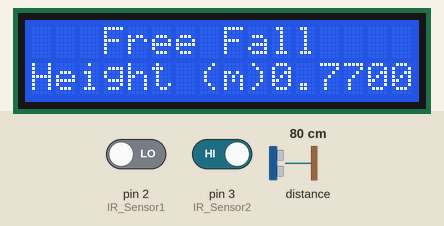
This sketch was run on a simulated Arduino Uno, built with avr-gcc and run on an emulated ATmega328P. Parts: 16×2 character LCD. Inputs (shaded band) come from the test bench; at power-on: distance to the obstacle 80 cm, pin 2 (IR_Sensor1) LOW, pin 3 (IR_Sensor2) HIGH. What the sketch prints to the serial monitor is not drawn.

Above: at 4.2 s.
4.3 s: distance to the obstacle set to 2 cm
At 5.8 s:
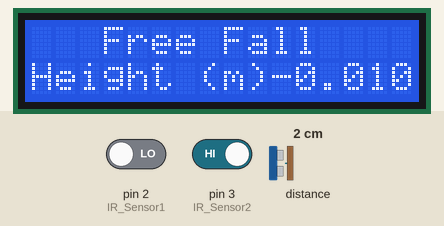
6.1 s: distance to the obstacle set to 4 cm
At 6.5 s:
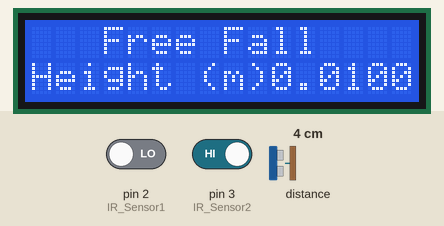
7.7 s: distance to the obstacle set to 9 cm
At 8.4 s:
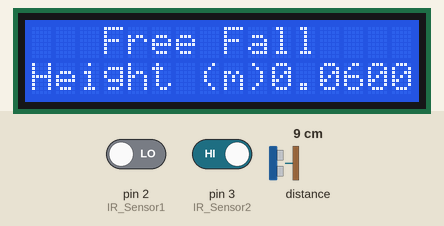
9.2 s: pin 2 (IR_Sensor1) driven HIGH and pin 3 (IR_Sensor2) driven LOW
At 9.6 s:
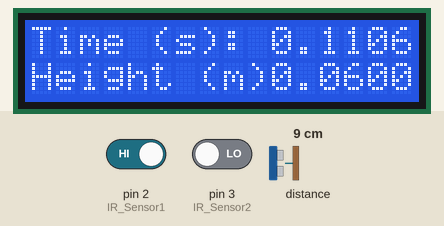
Timing chart, 0 to 11.7 s (numbered marks = the images above; inputs shaded):
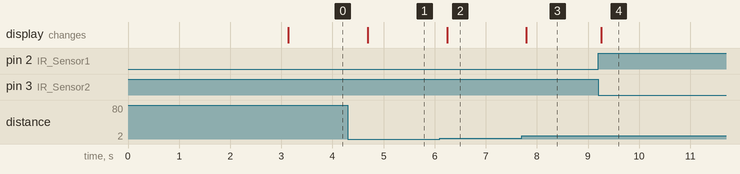

The sketch:

FreeFallall_YSC.ino
```cpp
#include <Wire.h>
#include <VL53L0X.h>
#include <LiquidCrystal_I2C.h>
#include "physics.h"  // Include the physics calculations

#define IR_Sensor1 2
#define IR_Sensor2 3
#define Ledred 13
#define Ledgreen 10
#define MAX_DISTANCE 600

TwoWire lcdWire;
VL53L0X sensor;
LiquidCrystal_I2C lcd(0x27, 16, 2);

volatile unsigned long startMicros = 0;
volatile unsigned long endMicros = 0;

volatile bool measurementComplete = false;
volatile bool firstSensorTriggered = false;
volatile bool secondSensorTriggered = false;
volatile bool bothSensorsTriggered = false;

double t; // Free-fall time

void setup() {
  pinMode(IR_Sensor1, INPUT);
  pinMode(IR_Sensor2, INPUT);

  Serial.begin(9600);

  lcd.begin(16, 2, &lcdWire);
  lcd.backlight();
  lcd.clear();
  lcd.setCursor(3, 0);
  lcd.print("Free Fall");
  lcd.setCursor(0, 1);
  lcd.print("Height (m):");
  delay(3000);

  digitalWrite(Ledgreen , HIGH);

  Wire.begin();
  sensor.init();
  sensor.setTimeout(500);

  attachInterrupt(digitalPinToInterrupt(IR_Sensor1), ISR_IR_Sensor1, CHANGE);
  attachInterrupt(digitalPinToInterrupt(IR_Sensor2), ISR_IR_Sensor2, CHANGE);
}

void loop() {
  static unsigned long lastUpdateTime = 0;
  static const unsigned long updateInterval = 500; // Update every 500 ms

  unsigned long currentTime = millis();

  int distance_mm = sensor.readRangeSingleMillimeters();
  float distance_m = distance_mm / 1000.0;
  float distance_m_fig = distance_m - 0.03;  // Adjust for sensor offset

  if (currentTime - lastUpdateTime >= updateInterval) {
    if (!measurementComplete) {
      updateLCD(distance_m_fig);
    }
    lastUpdateTime = currentTime;
  }

  t = calculateFreeFallTime(distance_m_fig);

  if (measurementComplete) {
    lcd.clear();
    lcd.setCursor(0, 0);
    lcd.print("Time (s):");
    lcd.setCursor(10, 0);
    lcd.print(t, 4);

    if (bothSensorsTriggered) {
      lcd.setCursor(0, 1);
      lcd.print("Height (m):");
      lcd.setCursor(10, 1);
      lcd.print(distance_m_fig , 4);

      delay(2000); // Delay after both sensors triggered
      bothSensorsTriggered = false; // Reset the flag
    }

    measurementComplete = false;
    firstSensorTriggered = false;
    secondSensorTriggered = false;
    digitalWrite(Ledgreen , HIGH); // Reset LED state
  }
}

void ISR_IR_Sensor1() {
  if (digitalRead(IR_Sensor1) == HIGH) {
    startMicros = micros();
    firstSensorTriggered = true;
    digitalWrite(Ledred , HIGH);
    digitalWrite(Ledgreen , LOW);
    if (firstSensorTriggered && secondSensorTriggered) {
      bothSensorsTriggered = true;
    }
  }
}

void ISR_IR_Sensor2() {
  if (digitalRead(IR_Sensor2) == LOW) {
    if (firstSensorTriggered) {
      endMicros = micros();
      measurementComplete = true;
      digitalWrite(Ledred , LOW);
      digitalWrite(Ledgreen , HIGH);
      secondSensorTriggered = true;
      if (firstSensorTriggered && secondSensorTriggered) {
        bothSensorsTriggered = true;
      }
    }
  }
}

void updateLCD(float distance_m_fig) {
  lcd.setCursor(0, 1);
  lcd.print("Height (m):");
  lcd.setCursor(10, 1);
  lcd.print(distance_m_fig , 4);

  Serial.print("Height (m):");
  Serial.println(distance_m_fig, 4);
}
```

physics.cpp
```cpp
#include "physics.h"
#include <math.h>

const double g = 9.81; // Gravity constant

double calculateFreeFallTime(double height) {
    return sqrt((2 * height) / g);
}
```

physics.h
```cpp
#ifndef PHYSICS_H
#define PHYSICS_H

extern const double g; // Gravity constant

double calculateFreeFallTime(double height);

#endif
```

Measured:
- after the input at 4.3 s, the display: changes after 0.39 s (image 1)
- after the input at 6.1 s, the display: changes after 0.14 s (image 2)
- after the input at 7.7 s, the display: changes after 0.09 s (image 3)
- after the input at 9.2 s, the display: changes after 0.06 s (image 4)
